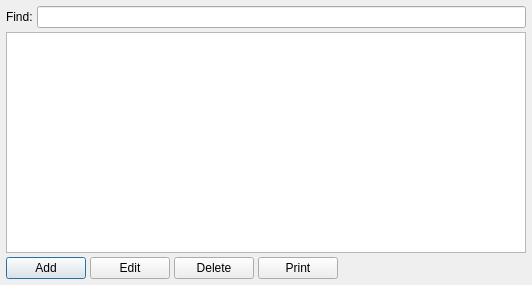
<?xml version="1.0" encoding="UTF-8"?>
<ui version="4.0">
 <class>ContractorTableDialog</class>
 <widget class="QDialog" name="ContractorTableDialog">
  <property name="geometry">
   <rect>
    <x>0</x>
    <y>0</y>
    <width>532</width>
    <height>285</height>
   </rect>
  </property>
  <property name="windowTitle">
   <string>Dialog</string>
  </property>
  <layout class="QVBoxLayout" name="verticalLayout">
   <property name="spacing">
    <number>4</number>
   </property>
   <property name="leftMargin">
    <number>6</number>
   </property>
   <property name="topMargin">
    <number>6</number>
   </property>
   <property name="rightMargin">
    <number>6</number>
   </property>
   <property name="bottomMargin">
    <number>6</number>
   </property>
   <item>
    <layout class="QFormLayout" name="formLayout">
     <item row="0" column="0">
      <widget class="QLabel" name="label">
       <property name="text">
        <string>Find:</string>
       </property>
      </widget>
     </item>
     <item row="0" column="1">
      <widget class="AdvLineEdit" name="edFind"/>
     </item>
    </layout>
   </item>
   <item>
    <widget class="AdvTableView" name="tableView"/>
   </item>
   <item>
    <layout class="QHBoxLayout" name="horizontalLayout">
     <item>
      <widget class="QPushButton" name="btnAdd">
       <property name="text">
        <string>Add</string>
       </property>
      </widget>
     </item>
     <item>
      <widget class="QPushButton" name="btnEdit">
       <property name="text">
        <string>Edit</string>
       </property>
      </widget>
     </item>
     <item>
      <widget class="QPushButton" name="btnDelete">
       <property name="text">
        <string>Delete</string>
       </property>
      </widget>
     </item>
     <item>
      <widget class="PrintButton" name="btnPrint">
       <property name="text">
        <string>Print</string>
       </property>
      </widget>
     </item>
     <item>
      <spacer name="horizontalSpacer">
       <property name="orientation">
        <enum>Qt::Horizontal</enum>
       </property>
       <property name="sizeHint" stdset="0">
        <size>
         <width>17</width>
         <height>20</height>
        </size>
       </property>
      </spacer>
     </item>
    </layout>
   </item>
  </layout>
 </widget>
 <customwidgets>
  <customwidget>
   <class>AdvLineEdit</class>
   <extends>QLineEdit</extends>
   <header>widgets/advlineedit.h</header>
  </customwidget>
  <customwidget>
   <class>PrintButton</class>
   <extends>QPushButton</extends>
   <header location="global">widgets/printbutton.h</header>
  </customwidget>
  <customwidget>
   <class>AdvTableView</class>
   <extends>QTableView</extends>
   <header location="global">widgets/advtableview.h</header>
  </customwidget>
 </customwidgets>
 <resources/>
 <connections/>
</ui>
